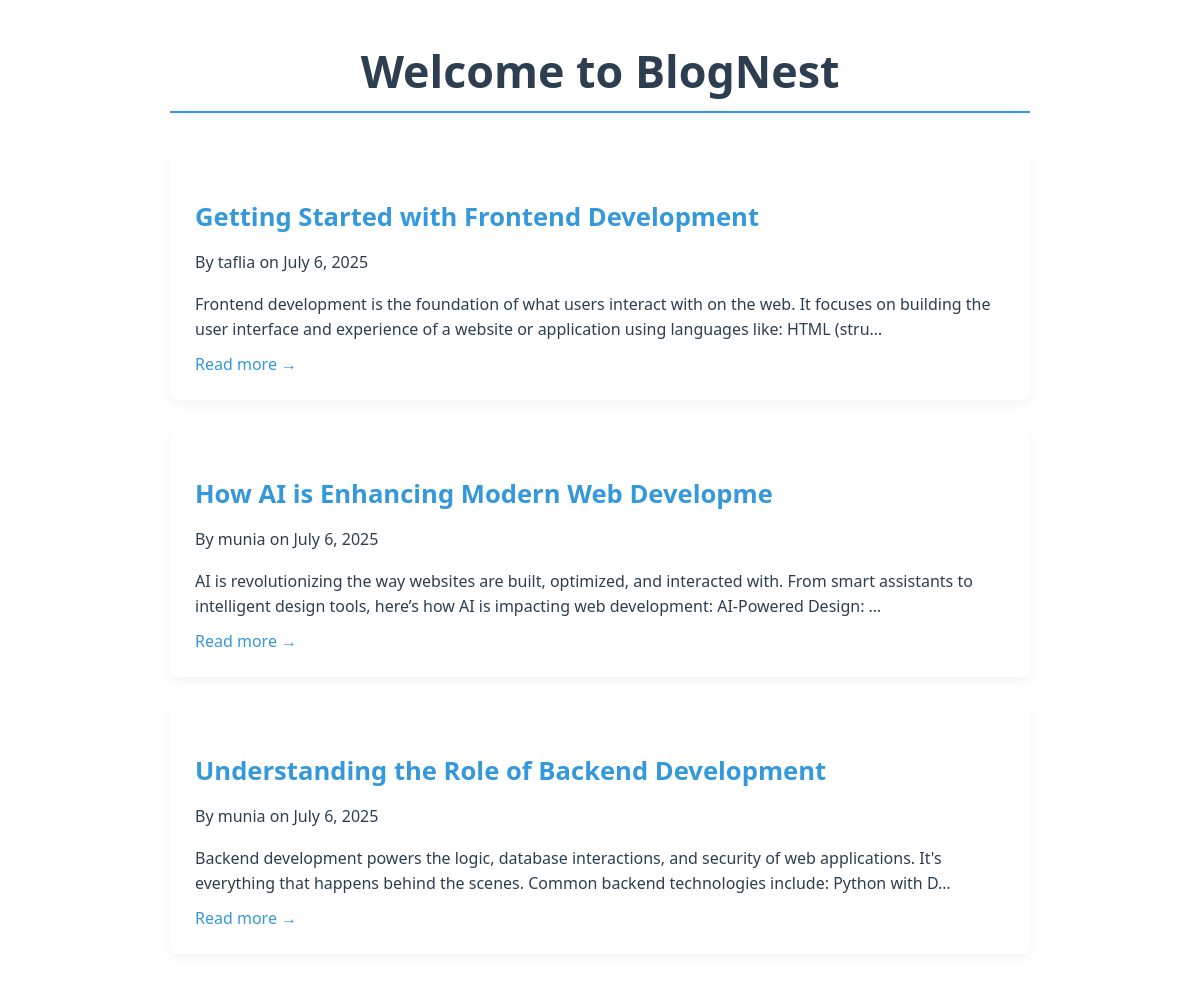
The page / on the database its author committed.
### blog/models.py (models this page shows, shortened)
class Post(models.Model):
    title = models.CharField(max_length=200)
    slug = models.SlugField(unique=True, blank=True)
    author = models.ForeignKey(User, on_delete=models.CASCADE)
    content = models.TextField()
    created_at = models.DateTimeField(auto_now_add=True)

### blog/views.py (the view)
# urls.py: path('', views.home, name='home'),
def home(request):
    posts = Post.objects.all().order_by('-created_at')
    return render(request, 'blog/home.html', {'posts': posts})

### blog/templates/blog/home.html (shortened to what this page needs)
<!DOCTYPE html>
<html lang="en">
<head>
    <link rel="stylesheet" href="/static/style.css">
</head>
<body>
    <div class="container">
        <h1 class="title">Welcome to BlogNest</h1>
        {% for post in posts %}
            <div class="post-preview">
                <h2><a href="{% url 'post_detail' post.slug %}">{{ post.title }}</a></h2>
                <p class="meta">By {{ post.author }} on {{ post.created_at|date:"F j, Y" }}</p>
                <p>{{ post.content|truncatechars:200 }}</p>
                <a href="{% url 'post_detail' post.slug %}">Read more →</a>
            </div>
        {% empty %}
            <p>No blog posts found.</p>
        {% endfor %}
    </div>
</body>
</html>

### static/style.css (style rules this page uses)
:root { --primary: #2c3e50; --accent: #3498db; --background: #ffffff; --text: #2c3e50; --muted: #7f8c8d; --card-shadow: rgba(0, 0, 0, 0.05); }
body { font-family: 'Segoe UI', sans-serif; background-color: var(--background); color: var(--text); margin: 0; padding: 0; }
.container { width: 90%; max-width: 860px; margin: 40px auto; padding: 0 15px; }
.title { font-size: 2.8rem; text-align: center; font-weight: bold; color: var(--primary); margin-bottom: 40px; padding-bottom: 10px; border-bottom: 2px solid var(--accent); }
.post-preview { background-color: #fff; border-radius: 8px; padding: 25px; margin-bottom: 30px; box-shadow: 0 4px 12px var(--card-shadow); transition: transform 0.2s ease; }
.post-preview h2 { font-size: 1.6rem; margin-bottom: 10px; color: var(--accent); }
.meta { font-size: 0.85rem; color: var(--muted); margin-bottom: 15px; }
.post-preview p { font-size: 1rem; line-height: 1.6; color: var(--text); margin-bottom: 10px; }
a { color: var(--accent); text-decoration: none; }

### rows shown on the page
Post: title "Getting Started with Frontend Development", author "taflia", created_at "July 6, 2025", content "Frontend development is the foundation of what users interact with on the web. It focuses on building the user interface and experience of a website or application using languages like: HTML (stru…"
Post: title "How AI is Enhancing Modern Web Developme", author "munia", created_at "July 6, 2025", content "AI is revolutionizing the way websites are built, optimized, and interacted with. From smart assistants to intelligent design tools, here’s how AI is impacting web development: AI-Powered Design: …"
Post: title "Understanding the Role of Backend Development", author "munia", created_at "July 6, 2025", content "Backend development powers the logic, database interactions, and security of web applications. It's everything that happens behind the scenes. Common backend technologies include: Python with D…"
